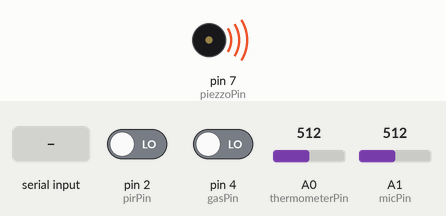
Simulated run of this sketch. Board: Arduino Uno, built with avr-gcc and run on an emulated ATmega328P. Shown: buzzer (waves = sounding). The test bench sets the inputs (shaded band); at power-on: pin 4 (gasPin) LOW, pin 2 (pirPin) LOW, A0 (thermometerPin) = 512, A1 (micPin) = 512.

Above: at 1.2 s.
1.3 s: pin 4 (gasPin) driven HIGH
At 2.3 s:
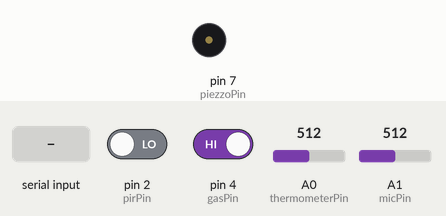
2.8 s: "CMD001" received over the second serial link
At 4.5 s:
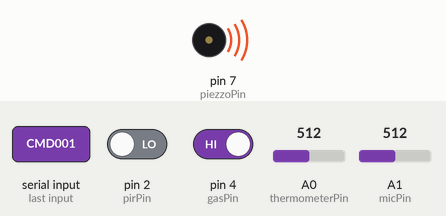
5.8 s: pin 4 (gasPin) driven LOW
Timing chart, 0 to 8.8 s (numbered marks = the images above; inputs shaded):
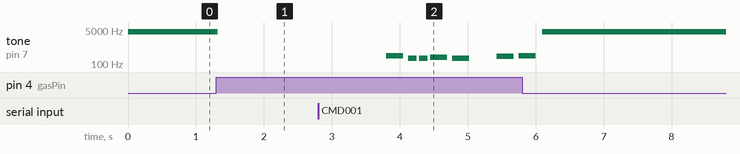

The sketch:

main.ino
```cpp
#include "music.h"
#include "utils.h"
#include "version.h"
#include <SoftwareSerial.h>

#define TRANSMIT_INTERVAL 1000
unsigned long currentTime;
unsigned long lastTransmit = 0;
unsigned long transmitInterval;
unsigned long lastSample = 0;
unsigned long sampleInterval;

SoftwareSerial softSerial(5, 6); // RX, TX

// microphone variables
int sampleMax = 0;
int sampleMin = 1024;
double sampleDb;
const int micPin = A1;

// thermometer variables
const int thermometerPin = A0;

// motion variables
bool isMotion = false;
const int pirPin = 2;

// gas variables
bool isGas = false;
const int gasPin = 4;

// piezzo variables
const int piezzoPin = 7;

void setup() {
  Serial.begin(9600);
  softSerial.begin(9600);

  pinMode(pirPin, INPUT);
}

float getSound() {
  int sensorValue = analogRead(micPin);
  return sensorValue;
}

float getTemperature() {
  int sensorValue = analogRead(thermometerPin);
  float voltage = analogToVoltage(sensorValue);
  float temperature = (voltage - .5) * 100;

  return temperature;
}

int getMotion() {
  int isMotion = digitalRead(pirPin);
  return isMotion;
}

int getGas() {
  int isGas = digitalRead(gasPin);
  return isGas;
}

void handleIncomingMsg(int incomingBytes) {
  String cmd = softSerial.readString();

  if (cmd == "CMD001") {
    playMusic(piezzoPin);
  } else if (cmd == "CMDWHO") {
    softSerial.print("[1:type1-" + String(VERSION) + "]");
  } else if (cmd == "CMDDIS") {
    softSerial.print("[0:disconnect]");
  }
}

void printDataPackage(float temperature, bool motion, bool gas, float sound) {
  softSerial.print("[2:<");
  softSerial.print(temperature);
  softSerial.print("|");
  softSerial.print(motion);
  softSerial.print("|");
  softSerial.print(gas);
  softSerial.print("|");
  softSerial.print(sound);
  softSerial.print(">]");
}

void loop() {
  currentTime = millis();
  transmitInterval = currentTime - lastTransmit;
  sampleInterval = currentTime - lastSample;

  float sound = getSound();
  float temperature = getTemperature();

  int motion = getMotion();

  if (motion == HIGH) {
    isMotion = true;
  }

  int gas = getGas();

  if (gas == LOW) {
    riseAlert(piezzoPin);
    isGas = true;
  }

  if (sampleInterval <= 250UL) {
    if (sound > sampleMax) {
      sampleMax = sound;
    } else if (sound < sampleMax) {
      sampleMin = sound;
    }
  } else {
    sampleDb =
        20 * log10(analogToVoltage(sampleMax) / analogToVoltage(sampleMin));
    lastSample = currentTime;
  }

  int incomingBytes = softSerial.available();

  if (incomingBytes >= 6) {
    handleIncomingMsg(incomingBytes);
  }

  if (transmitInterval >= 1000UL) {
    lastTransmit = currentTime;
    printDataPackage(temperature, isMotion, isGas, sampleDb);

    isGas = false;
    isMotion = false;
  }
}
```

music.h
```cpp
#define NOTE_B0 31
#define NOTE_C1 33
#define NOTE_CS1 35
#define NOTE_D1 37
#define NOTE_DS1 39
#define NOTE_E1 41
#define NOTE_F1 44
#define NOTE_FS1 46
#define NOTE_G1 49
#define NOTE_GS1 52
#define NOTE_A1 55
#define NOTE_AS1 58
#define NOTE_B1 62
#define NOTE_C2 65
#define NOTE_CS2 69
#define NOTE_D2 73
#define NOTE_DS2 78
#define NOTE_E2 82
#define NOTE_F2 87
#define NOTE_FS2 93
#define NOTE_G2 98
#define NOTE_GS2 104
#define NOTE_A2 110
#define NOTE_AS2 117
#define NOTE_B2 123
#define NOTE_C3 131
#define NOTE_CS3 139
#define NOTE_D3 147
#define NOTE_DS3 156
#define NOTE_E3 165
#define NOTE_F3 175
#define NOTE_FS3 185
#define NOTE_G3 196
#define NOTE_GS3 208
#define NOTE_A3 220
#define NOTE_AS3 233
#define NOTE_B3 247
#define NOTE_C4 262
#define NOTE_CS4 277
#define NOTE_D4 294
#define NOTE_DS4 311
#define NOTE_E4 330
#define NOTE_F4 349
#define NOTE_FS4 370
#define NOTE_G4 392
#define NOTE_GS4 415
#define NOTE_A4 440
#define NOTE_AS4 466
#define NOTE_B4 494
#define NOTE_C5 523
#define NOTE_CS5 554
#define NOTE_D5 587
#define NOTE_DS5 622
#define NOTE_E5 659
#define NOTE_F5 698
#define NOTE_FS5 740
#define NOTE_G5 784
#define NOTE_GS5 831
#define NOTE_A5 880
#define NOTE_AS5 932
#define NOTE_B5 988
#define NOTE_C6 1047
#define NOTE_CS6 1109
#define NOTE_D6 1175
#define NOTE_DS6 1245
#define NOTE_E6 1319
#define NOTE_F6 1397
#define NOTE_FS6 1480
#define NOTE_G6 1568
#define NOTE_GS6 1661
#define NOTE_A6 1760
#define NOTE_AS6 1865
#define NOTE_B6 1976
#define NOTE_C7 2093
#define NOTE_CS7 2217
#define NOTE_D7 2349
#define NOTE_DS7 2489
#define NOTE_E7 2637
#define NOTE_F7 2794
#define NOTE_FS7 2960
#define NOTE_G7 3136
#define NOTE_GS7 3322
#define NOTE_A7 3520
#define NOTE_AS7 3729
#define NOTE_B7 3951
#define NOTE_C8 4186
#define NOTE_CS8 4435
#define NOTE_D8 4699
#define NOTE_DS8 4978

int melody[] = {NOTE_C4, NOTE_G3, NOTE_G3, NOTE_A3,
                NOTE_G3, 0,       NOTE_B3, NOTE_C4};

int noteDurations[] = {4, 8, 8, 4, 4, 4, 4, 4};

void playMusic(int piezzoPin) {
  for (int thisNote = 0; thisNote < 8; thisNote++) {
    int noteDuration = 1000 / noteDurations[thisNote];
    tone(piezzoPin, melody[thisNote], noteDuration);

    int pauseBetweenNotes = noteDuration * 1.30;
    delay(pauseBetweenNotes);

    noTone(8);
  }
}
```

utils.h
```cpp
float analogToVoltage(int input) { return (input / 1024.0) * 5.0; }

void riseAlert(int pin) { tone(pin, 4000, 20); }
```

version.h
```cpp
#define VERSION "v0.4.0"
```

Measured:
- after the input at 1.3 s, tone on pin 7 (piezzoPin): 4000 Hz → silent at once
- after the input at 2.8 s, tone on pin 7 (piezzoPin): plays 262 Hz for 0.25 s, 196 Hz for 0.13 s, 196 Hz for 0.13 s, 220 Hz for 0.25 s, 196 Hz for 0.25 s, 247 Hz for 0.25 s … (7 notes in this stretch), starting after 1.0 s
